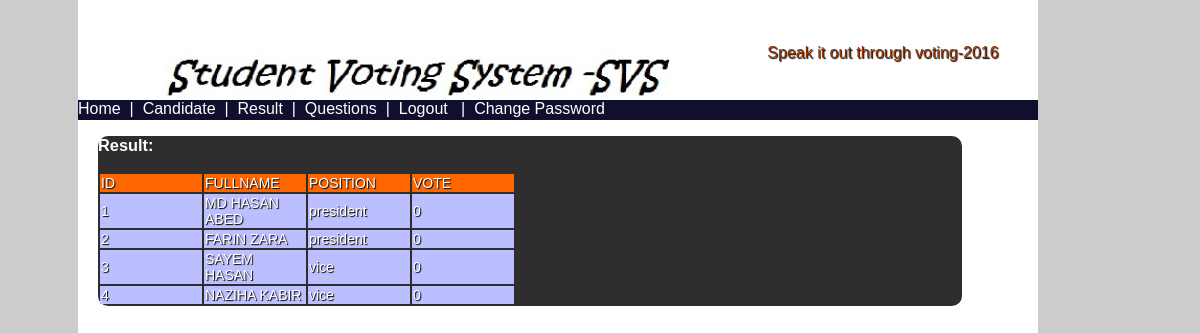
The page /result.php on the database its author committed.
### tables this page shows
CREATE TABLE IF NOT EXISTS `candidate` (
  `cand_id` int(100) NOT NULL AUTO_INCREMENT,
  `fullname` varchar(100) NOT NULL,
  `position` varchar(100) NOT NULL,
  `about` varchar(255) NOT NULL,
  `votecount` int(255) NOT NULL,
  PRIMARY KEY (`cand_id`)
);

### result.php (the view, shortened to what this page needs)
<?php
include "header_student.php";?>
<div id="cover">
<div id="content">
<h3>Result:</h3>
<?php
	$member=mysql_query("select * from candidate");
	if(mysql_num_rows($member)==0)
	{
		echo '<font color="red">No results found</font>';
	}
	else
	{
		echo '<table><tr bgcolor="#FF6600">
<td width="100px">ID</td>
<td width="100px">FULLNAME</td>
<td width="100px">POSITION</td>
<td width="100px">VOTE</td>
</tr>';
 while($mb=mysql_fetch_object($member))
		{
			$id=$mb->cand_id;
			$name=$mb->fullname;
			$pos=$mb->position;
			$vote=$mb->votecount;
			echo '<tr bgcolor="#BBBEFF">';
	echo '<td>'.$id.'</td>';
	echo '<td>'.$name.'</td>';
	echo '<td>'.$pos.'</td>';
	echo '<td>'.$vote.'</td>';
	echo "</tr>";
		}
		echo'</table>';
	}
?>
        </div>
</div>
<?php include "footer.php";?>

### voting.css (style rules this page uses)
body { background-color:#CCCCCC; font-family:Arial, Helvetica, sans-serif; -moz-border-radius:30px; }
#head h4,td { text-shadow:1px 1px 1px #000; }
#cover { position:absolute; top:120px; background:#FFFFFF; width:80%; height:100%; margin-left:70px; size:14px; font-family:Arial, Helvetica, sans-serif; color:#FFFFFF; }
#content { position:auto; top:20px; background:#2E2E2E; width:90%; margin-left:20px; font-size:14px; font-family:Arial, Helvetica, sans-serif; color:#FFFFFF; -moz-border-radius: 10px; -webkit-border-radius: 10px; -khtml-border-radius: 10px; border-radius: 10px; }
#content h3 { font-family:Arial, Helvetica, sans-serif; color:#FFFFFF; }

### rows shown on the page
candidate: cand_id "1", fullname "MD HASAN ABED", position "president", votecount "0"
candidate: cand_id "2", fullname "FARIN ZARA", position "president", votecount "0"
candidate: cand_id "3", fullname "SAYEM HASAN", position "vice", votecount "0"
candidate: cand_id "4", fullname "NAZIHA KABIR", position "vice", votecount "0"
